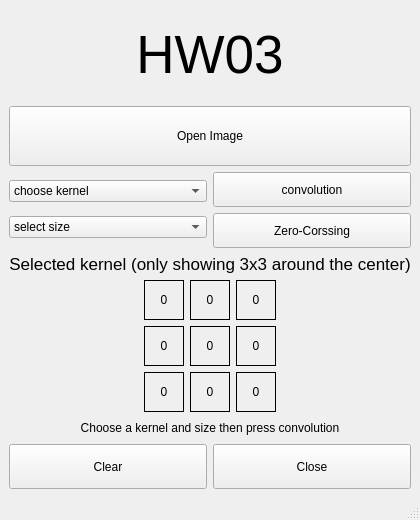
<?xml version="1.0" encoding="UTF-8"?>
<ui version="4.0">
 <class>diphw</class>
 <widget class="QMainWindow" name="diphw">
  <property name="geometry">
   <rect>
    <x>0</x>
    <y>0</y>
    <width>359</width>
    <height>520</height>
   </rect>
  </property>
  <property name="windowTitle">
   <string>diphw</string>
  </property>
  <widget class="QWidget" name="centralwidget">
   <layout class="QVBoxLayout" name="verticalLayout">
    <item>
     <widget class="QLabel" name="label_2">
      <property name="font">
       <font>
        <pointsize>40</pointsize>
        <weight>50</weight>
        <bold>false</bold>
       </font>
      </property>
      <property name="text">
       <string>HW03</string>
      </property>
      <property name="alignment">
       <set>Qt::AlignCenter</set>
      </property>
     </widget>
    </item>
    <item>
     <widget class="QPushButton" name="openButton">
      <property name="sizePolicy">
       <sizepolicy hsizetype="Minimum" vsizetype="Preferred">
        <horstretch>0</horstretch>
        <verstretch>0</verstretch>
       </sizepolicy>
      </property>
      <property name="minimumSize">
       <size>
        <width>0</width>
        <height>0</height>
       </size>
      </property>
      <property name="maximumSize">
       <size>
        <width>16777215</width>
        <height>60</height>
       </size>
      </property>
      <property name="text">
       <string>Open Image</string>
      </property>
     </widget>
    </item>
    <item>
     <layout class="QHBoxLayout" name="horizontalLayout">
      <item>
       <layout class="QVBoxLayout" name="verticalLayout_2">
        <item>
         <widget class="QComboBox" name="matrixBox">
          <item>
           <property name="text">
            <string>choose kernel</string>
           </property>
          </item>
          <item>
           <property name="text">
            <string>box kernel</string>
           </property>
          </item>
          <item>
           <property name="text">
            <string>Gaussian sigma=1</string>
           </property>
          </item>
          <item>
           <property name="text">
            <string>Gaussian sigma=2</string>
           </property>
          </item>
          <item>
           <property name="text">
            <string>Laplacian of Gaussian</string>
           </property>
          </item>
          <item>
           <property name="text">
            <string>Marr-Hildreth</string>
           </property>
          </item>
          <item>
           <property name="text">
            <string>Sobel</string>
           </property>
          </item>
          <item>
           <property name="text">
            <string>max</string>
           </property>
          </item>
          <item>
           <property name="text">
            <string>median</string>
           </property>
          </item>
          <item>
           <property name="text">
            <string>min</string>
           </property>
          </item>
         </widget>
        </item>
        <item>
         <widget class="QComboBox" name="sizeBox">
          <item>
           <property name="text">
            <string>select size</string>
           </property>
          </item>
          <item>
           <property name="text">
            <string>3x3</string>
           </property>
          </item>
          <item>
           <property name="text">
            <string>5x5</string>
           </property>
          </item>
          <item>
           <property name="text">
            <string>7x7</string>
           </property>
          </item>
          <item>
           <property name="text">
            <string>9x9</string>
           </property>
          </item>
          <item>
           <property name="text">
            <string>11x11</string>
           </property>
          </item>
          <item>
           <property name="text">
            <string>21x21</string>
           </property>
          </item>
          <item>
           <property name="text">
            <string>25x25</string>
           </property>
          </item>
          <item>
           <property name="text">
            <string>43x43</string>
           </property>
          </item>
          <item>
           <property name="text">
            <string>85x85</string>
           </property>
          </item>
         </widget>
        </item>
       </layout>
      </item>
      <item>
       <layout class="QVBoxLayout" name="verticalLayout_3">
        <item>
         <widget class="QPushButton" name="convButton">
          <property name="sizePolicy">
           <sizepolicy hsizetype="Minimum" vsizetype="Preferred">
            <horstretch>0</horstretch>
            <verstretch>0</verstretch>
           </sizepolicy>
          </property>
          <property name="maximumSize">
           <size>
            <width>16777215</width>
            <height>35</height>
           </size>
          </property>
          <property name="text">
           <string>convolution</string>
          </property>
         </widget>
        </item>
        <item>
         <widget class="QPushButton" name="zcButton">
          <property name="sizePolicy">
           <sizepolicy hsizetype="Minimum" vsizetype="Preferred">
            <horstretch>0</horstretch>
            <verstretch>0</verstretch>
           </sizepolicy>
          </property>
          <property name="maximumSize">
           <size>
            <width>16777215</width>
            <height>35</height>
           </size>
          </property>
          <property name="text">
           <string>Zero-Corssing</string>
          </property>
         </widget>
        </item>
       </layout>
      </item>
     </layout>
    </item>
    <item>
     <widget class="QLabel" name="label">
      <property name="sizePolicy">
       <sizepolicy hsizetype="Preferred" vsizetype="Minimum">
        <horstretch>0</horstretch>
        <verstretch>0</verstretch>
       </sizepolicy>
      </property>
      <property name="minimumSize">
       <size>
        <width>0</width>
        <height>0</height>
       </size>
      </property>
      <property name="maximumSize">
       <size>
        <width>16777215</width>
        <height>20</height>
       </size>
      </property>
      <property name="font">
       <font>
        <pointsize>13</pointsize>
       </font>
      </property>
      <property name="text">
       <string>Selected kernel (only showing 3x3 around the center)</string>
      </property>
      <property name="alignment">
       <set>Qt::AlignCenter</set>
      </property>
     </widget>
    </item>
    <item>
     <layout class="QHBoxLayout" name="horizontalLayout_5">
      <item>
       <spacer name="horizontalSpacer_2">
        <property name="orientation">
         <enum>Qt::Horizontal</enum>
        </property>
        <property name="sizeType">
         <enum>QSizePolicy::Expanding</enum>
        </property>
        <property name="sizeHint" stdset="0">
         <size>
          <width>40</width>
          <height>20</height>
         </size>
        </property>
       </spacer>
      </item>
      <item>
       <layout class="QGridLayout" name="gridLayout">
        <item row="2" column="0">
         <widget class="QLabel" name="m31">
          <property name="sizePolicy">
           <sizepolicy hsizetype="Preferred" vsizetype="Minimum">
            <horstretch>0</horstretch>
            <verstretch>0</verstretch>
           </sizepolicy>
          </property>
          <property name="minimumSize">
           <size>
            <width>40</width>
            <height>40</height>
           </size>
          </property>
          <property name="maximumSize">
           <size>
            <width>40</width>
            <height>40</height>
           </size>
          </property>
          <property name="frameShape">
           <enum>QFrame::Box</enum>
          </property>
          <property name="text">
           <string>0</string>
          </property>
          <property name="alignment">
           <set>Qt::AlignCenter</set>
          </property>
         </widget>
        </item>
        <item row="2" column="1">
         <widget class="QLabel" name="m32">
          <property name="sizePolicy">
           <sizepolicy hsizetype="Preferred" vsizetype="Minimum">
            <horstretch>0</horstretch>
            <verstretch>0</verstretch>
           </sizepolicy>
          </property>
          <property name="minimumSize">
           <size>
            <width>40</width>
            <height>40</height>
           </size>
          </property>
          <property name="maximumSize">
           <size>
            <width>40</width>
            <height>40</height>
           </size>
          </property>
          <property name="frameShape">
           <enum>QFrame::Box</enum>
          </property>
          <property name="text">
           <string>0</string>
          </property>
          <property name="alignment">
           <set>Qt::AlignCenter</set>
          </property>
          <property name="wordWrap">
           <bool>false</bool>
          </property>
         </widget>
        </item>
        <item row="1" column="0">
         <widget class="QLabel" name="m21">
          <property name="sizePolicy">
           <sizepolicy hsizetype="Preferred" vsizetype="Minimum">
            <horstretch>0</horstretch>
            <verstretch>0</verstretch>
           </sizepolicy>
          </property>
          <property name="minimumSize">
           <size>
            <width>40</width>
            <height>40</height>
           </size>
          </property>
          <property name="maximumSize">
           <size>
            <width>40</width>
            <height>40</height>
           </size>
          </property>
          <property name="frameShape">
           <enum>QFrame::Box</enum>
          </property>
          <property name="text">
           <string>0</string>
          </property>
          <property name="alignment">
           <set>Qt::AlignCenter</set>
          </property>
         </widget>
        </item>
        <item row="1" column="1">
         <widget class="QLabel" name="m22">
          <property name="sizePolicy">
           <sizepolicy hsizetype="Preferred" vsizetype="Minimum">
            <horstretch>0</horstretch>
            <verstretch>0</verstretch>
           </sizepolicy>
          </property>
          <property name="minimumSize">
           <size>
            <width>40</width>
            <height>40</height>
           </size>
          </property>
          <property name="maximumSize">
           <size>
            <width>40</width>
            <height>40</height>
           </size>
          </property>
          <property name="frameShape">
           <enum>QFrame::Box</enum>
          </property>
          <property name="text">
           <string>0</string>
          </property>
          <property name="alignment">
           <set>Qt::AlignCenter</set>
          </property>
         </widget>
        </item>
        <item row="2" column="2">
         <widget class="QLabel" name="m33">
          <property name="sizePolicy">
           <sizepolicy hsizetype="Preferred" vsizetype="Minimum">
            <horstretch>0</horstretch>
            <verstretch>0</verstretch>
           </sizepolicy>
          </property>
          <property name="minimumSize">
           <size>
            <width>40</width>
            <height>40</height>
           </size>
          </property>
          <property name="maximumSize">
           <size>
            <width>40</width>
            <height>40</height>
           </size>
          </property>
          <property name="frameShape">
           <enum>QFrame::Box</enum>
          </property>
          <property name="text">
           <string>0</string>
          </property>
          <property name="alignment">
           <set>Qt::AlignCenter</set>
          </property>
         </widget>
        </item>
        <item row="0" column="0">
         <widget class="QLabel" name="m11">
          <property name="sizePolicy">
           <sizepolicy hsizetype="Preferred" vsizetype="Minimum">
            <horstretch>0</horstretch>
            <verstretch>0</verstretch>
           </sizepolicy>
          </property>
          <property name="minimumSize">
           <size>
            <width>40</width>
            <height>40</height>
           </size>
          </property>
          <property name="maximumSize">
           <size>
            <width>40</width>
            <height>40</height>
           </size>
          </property>
          <property name="frameShape">
           <enum>QFrame::Box</enum>
          </property>
          <property name="text">
           <string>0</string>
          </property>
          <property name="alignment">
           <set>Qt::AlignCenter</set>
          </property>
         </widget>
        </item>
        <item row="0" column="2">
         <widget class="QLabel" name="m13">
          <property name="sizePolicy">
           <sizepolicy hsizetype="Preferred" vsizetype="Minimum">
            <horstretch>0</horstretch>
            <verstretch>0</verstretch>
           </sizepolicy>
          </property>
          <property name="minimumSize">
           <size>
            <width>40</width>
            <height>40</height>
           </size>
          </property>
          <property name="maximumSize">
           <size>
            <width>40</width>
            <height>40</height>
           </size>
          </property>
          <property name="frameShape">
           <enum>QFrame::Box</enum>
          </property>
          <property name="text">
           <string>0</string>
          </property>
          <property name="alignment">
           <set>Qt::AlignCenter</set>
          </property>
         </widget>
        </item>
        <item row="0" column="1">
         <widget class="QLabel" name="m12">
          <property name="sizePolicy">
           <sizepolicy hsizetype="Preferred" vsizetype="Minimum">
            <horstretch>0</horstretch>
            <verstretch>0</verstretch>
           </sizepolicy>
          </property>
          <property name="minimumSize">
           <size>
            <width>40</width>
            <height>40</height>
           </size>
          </property>
          <property name="maximumSize">
           <size>
            <width>40</width>
            <height>40</height>
           </size>
          </property>
          <property name="frameShape">
           <enum>QFrame::Box</enum>
          </property>
          <property name="text">
           <string>0</string>
          </property>
          <property name="alignment">
           <set>Qt::AlignCenter</set>
          </property>
         </widget>
        </item>
        <item row="1" column="2">
         <widget class="QLabel" name="m23">
          <property name="sizePolicy">
           <sizepolicy hsizetype="Preferred" vsizetype="Minimum">
            <horstretch>0</horstretch>
            <verstretch>0</verstretch>
           </sizepolicy>
          </property>
          <property name="minimumSize">
           <size>
            <width>40</width>
            <height>40</height>
           </size>
          </property>
          <property name="maximumSize">
           <size>
            <width>40</width>
            <height>40</height>
           </size>
          </property>
          <property name="frameShape">
           <enum>QFrame::Box</enum>
          </property>
          <property name="text">
           <string>0</string>
          </property>
          <property name="alignment">
           <set>Qt::AlignCenter</set>
          </property>
         </widget>
        </item>
       </layout>
      </item>
      <item>
       <spacer name="horizontalSpacer">
        <property name="orientation">
         <enum>Qt::Horizontal</enum>
        </property>
        <property name="sizeType">
         <enum>QSizePolicy::Expanding</enum>
        </property>
        <property name="sizeHint" stdset="0">
         <size>
          <width>40</width>
          <height>20</height>
         </size>
        </property>
       </spacer>
      </item>
     </layout>
    </item>
    <item>
     <widget class="QLabel" name="timelabel">
      <property name="maximumSize">
       <size>
        <width>16777215</width>
        <height>20</height>
       </size>
      </property>
      <property name="text">
       <string>Choose a kernel and size then press convolution</string>
      </property>
      <property name="alignment">
       <set>Qt::AlignCenter</set>
      </property>
     </widget>
    </item>
    <item>
     <layout class="QHBoxLayout" name="horizontalLayout_2">
      <item>
       <widget class="QPushButton" name="closeImgButton">
        <property name="sizePolicy">
         <sizepolicy hsizetype="Minimum" vsizetype="Preferred">
          <horstretch>0</horstretch>
          <verstretch>0</verstretch>
         </sizepolicy>
        </property>
        <property name="maximumSize">
         <size>
          <width>16777215</width>
          <height>45</height>
         </size>
        </property>
        <property name="text">
         <string>Clear</string>
        </property>
       </widget>
      </item>
      <item>
       <widget class="QPushButton" name="exitButton">
        <property name="sizePolicy">
         <sizepolicy hsizetype="Minimum" vsizetype="Preferred">
          <horstretch>0</horstretch>
          <verstretch>0</verstretch>
         </sizepolicy>
        </property>
        <property name="maximumSize">
         <size>
          <width>16777215</width>
          <height>45</height>
         </size>
        </property>
        <property name="text">
         <string>Close</string>
        </property>
       </widget>
      </item>
     </layout>
    </item>
   </layout>
  </widget>
  <widget class="QMenuBar" name="menubar">
   <property name="geometry">
    <rect>
     <x>0</x>
     <y>0</y>
     <width>359</width>
     <height>24</height>
    </rect>
   </property>
  </widget>
  <widget class="QStatusBar" name="statusbar"/>
 </widget>
 <resources/>
 <connections/>
</ui>
